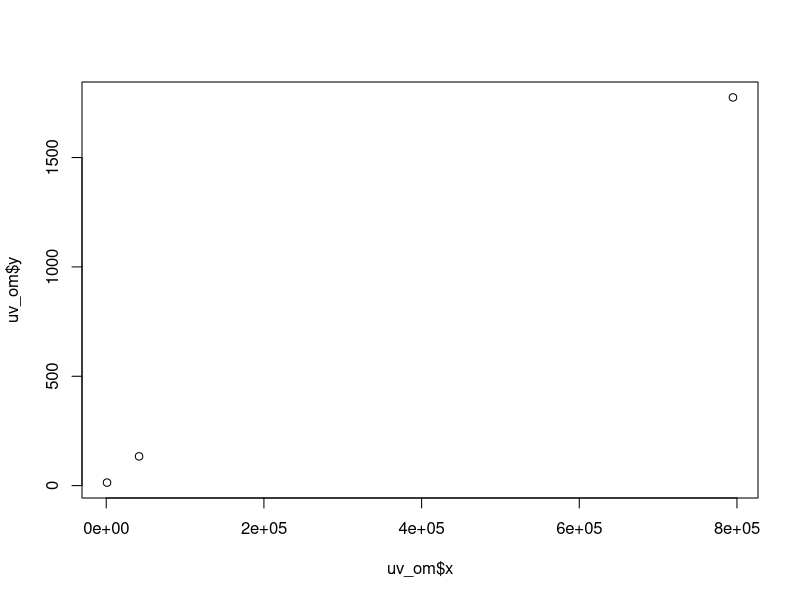

Write the R code that produced this figure.
 
# ECONOMICS 
# Taylor Medina

library(tidyverse)


# William's Power Logarithmic Rule
# log(y) = a(log(x))^b + c

capitalcost <- function(a, b, c, x){
  
  costs <- data.frame()
  
  for (i in 1:length(a)) {
    # iterates through every input
      if (c[i] != 0){
        
        y <- a[i] * log(x) ^ (b[i]) + c[i] # calculates log(y)
        final_y <- 10 ^ y 
        costs <- rbind(costs, final_y) # binds the output for each iteration to a df
        
      } else {
        
        int <- integrate(function(y)
          {a[i] * y ^ b[i]}, lower = 0, upper = x)
        
        y_euro <- int$value
        y_dollar <- 1.1723 * y_euro # euro to dollar conversion from Sep 2020 
        costs <- rbind(costs, y_dollar)
      
    }}
  
  costs_sum <- sum(costs) # sums the dataframe to get the total cost of the system
  return(costs_sum)
  
}


omcost <- function(a, b, c, x, name){
  
  costs <- data.frame()
  
  for (i in 1:length(a)){
    
    if (!is.na(a[i])){
      
      y <- a[i] * log(x) ^ (b[i]) + c[i] # calculates log(y)
      final_y <- 10 ^ y 
      costs <- rbind(costs, final_y)
      
    } else {
      
      if (name[i] == 'uv disinfection'){
        
        avg <- mean(0.4, 5) / 3.785
        final <- avg * x ^ 2 * 2 # integrate and convert to 2022 dollar
        costs <- rbind(costs, final)
        
      } else {
        
        next
        
      }}}
  
  costs_sum <- sum(costs)
  return(costs_sum)
  
}

# From Hilbig et. al.
# Create a df of necessary economic information (Guo et. al.)
# CAPITAL COSTS

# coagulation and flocculation
coag <- data.frame('name' = 'coagulation & flocculation',
                   'a' = 0.569,
                   'b' = 1.135,
                   'c' = 4.605,
                   'oma' = 0.347,
                   'omb' = 1.448,
                   'omc' = 2.633)

# reverse osmosis
ro <- data.frame('name' = 'reverse osmosis',
                 'a' = 0.222,
                 'b' = 1.516,
                 'c' = 3.071,
                 'oma' = 0.534,
                 'omb' = 1.253,
                 'omc' = 2.786)

# ultrafiltration
uf <- data.frame('name' = 'ultrafiltration',
                 'a' = 0.966,
                 'b' = 0.929,
                 'c' = 3.082,
                 'oma' = 1.828,
                 'omb' = 0.598,
                 'omc' = 1.876)

# granular activated carbon
gac <- data.frame('name'= 'granular activated carbon',
                  'a' = 0.722,
                  'b' = 1.023,
                  'c' = 3.443,
                  'oma' = 1.669,
                  'omb' = 0.559,
                  'omc' = 2.371)

# chlorination
cl <- data.frame('name' = 'chlorination',
                 'a' = 3.416,
                 'b' = -0.422,
                 'c' = 0,
                 'oma' = NA,
                 'omb' = NA,
                 'omc' = NA)

# ozonation
o3 <- data.frame('name' = 'ozonation',
                 'a' = 348.02,
                 'b' = -0.069,
                 'c' = 0,
                 'oma' = NA,
                 'omb' = NA,
                 'omc' = NA)

# uv
uv <- data.frame('name' = 'uv disinfection',
                 'a' = 1209.2,
                 'b' = -0.328,
                 'c' = 0,
                 'oma' = NA,
                 'omb' = NA,
                 'omc' = NA)


# O&M costs for UV disinfection
uv_om <- data.frame(x = c(1022.06, 41639.53, 794936.48),
                    y = c(13.83, 133.69, 1774.91))
plot(uv_om$x, uv_om$y)

# combines the dataframes together
total <- rbind(coag, ro, uf, gac, cl, o3, uv)

# tests the function using a flow rate of 10 MGD
cctest <- capitalcost(total$a, total$b, total$c, 10)
omtest <- omcost(total$oma, total$omb, total$omc, 10, total$name)


